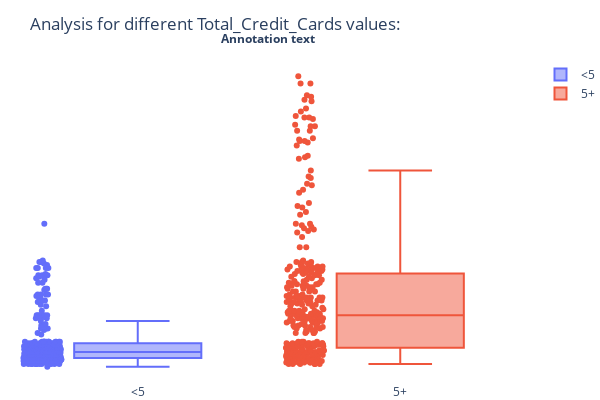

This figure's notebook cell:
### Code cell
#Creates a new column 'Credit_Card_Group' categorizing 'Total_Credit_Cards' values as '<5' and '5+'.
df['Credit_Card_Group'] = np.where(df['Total_Credit_Cards'] < 5, '<5', '5+')


#Creates a subplot with two columns for presenting the plots.
fig = make_subplots(rows=1, cols=2, horizontal_spacing=False, shared_yaxes=True)


#Adds the first boxplot for 'Avg_Credit_Limit' where 'Credit_Card_Group' is '<5'.
fig.append_trace(go.Box(y=df[df['Credit_Card_Group']=='<5']['Avg_Credit_Limit'],
                        name='<5', boxpoints='all'), row=1, col=1)


#Adds the second boxplot for 'Avg_Credit_Limit' where 'Credit_Card_Group' is '5+'.
fig.append_trace(go.Box(y=df[df['Credit_Card_Group']=='5+']['Avg_Credit_Limit'],
                        name='5+', boxpoints='all'), row=1, col=2)


#Updates the plot layout with title, background color, axis settings, and dimensions.
fig.update_layout(title='Analysis for different Total_Credit_Cards values:',
                 plot_bgcolor='#fff',
                 yaxis=dict(showticklabels=False),
                 height=400, width=600,
                 ).update_layout(margin=dict(t=60, l=5, r=0, b=15))


#Adds annotation to the plot.
fig.add_annotation(x=0.5, y=1.1, text='<b>Annotation text</b>',
                   xref='paper', yref='paper', showarrow=False)

#Shows the plot
fig.show()

### Figure 1 — Plotly figure (JSON) as saved in the notebook; plotly's stock layout.template omitted (floating-point values rounded to 4 significant figures; data arrays with more than 128 entries replaced by an {"elided": "..."} marker saying what was removed)
{"data": [{"boxpoints": "all", "name": "<5", "type": "box", "xaxis": "x", "y": {"elided": "327 int values"}, "yaxis": "y"}, {"boxpoints": "all", "name": "5+", "type": "box", "xaxis": "x2", "y": {"elided": "333 int values"}, "yaxis": "y2"}], "layout": {"annotations": [{"showarrow": false, "text": "<b>Annotation text</b>", "x": 0.5, "xref": "paper", "y": 1.1, "yref": "paper"}], "height": 400, "margin": {"b": 15, "l": 5, "r": 0, "t": 60}, "plot_bgcolor": "#fff", "title": {"text": "Analysis for different Total_Credit_Cards values:"}, "width": 600, "xaxis": {"anchor": "y", "domain": [0, 0.5]}, "xaxis2": {"anchor": "y2", "domain": [0.5, 1]}, "yaxis": {"anchor": "x", "domain": [0, 1], "showticklabels": false}, "yaxis2": {"anchor": "x2", "domain": [0, 1], "matches": "y", "showticklabels": false}}}
